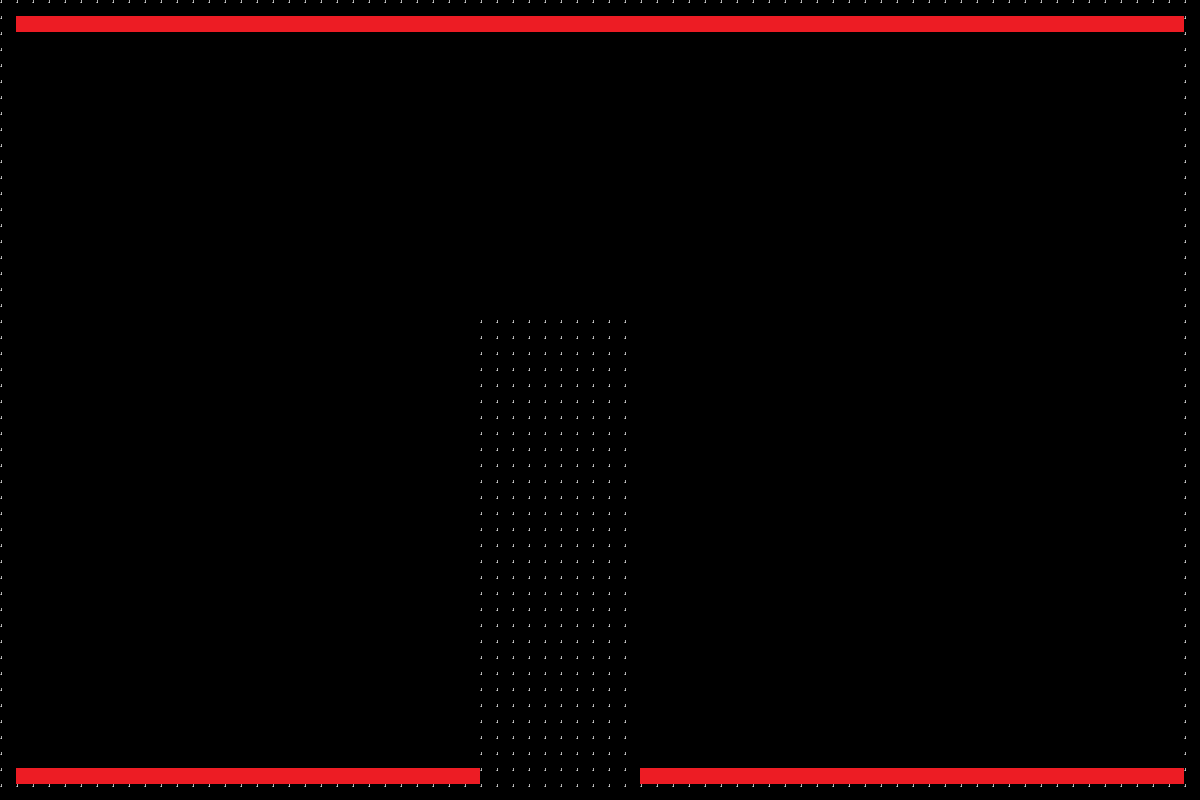

This is a level from a 2D game, rendered from its Tiled map with the project's own tilesets. A one-line summary and the map file follow, with tile-layer data summarised:
An orthogonal 75x50 tile map with 16x16 px tiles, 1 tile layer (Tile Layer 1) and 4 objects (2x mini_star, 2x reverse_rotation).

<map version="1.10" tiledversion="1.12.2" orientation="orthogonal" renderorder="right-down" width="75" height="50" tilewidth="16" tileheight="16" infinite="0" nextlayerid="3" nextobjectid="5">
 <tileset firstgid="1" source="place_holder_tileset.tsx" />
 <layer id="1" name="Tile Layer 1" width="75" height="50">
  <data>[3750 cells, 672 non-empty, 2 distinct tile ids]</data>
 </layer>
 <objectgroup id="2" name="object_layer">
  <object id="1" name="mini_star" x="159.995" y="102.401" width="90" height="90">
   <properties>
    <property name="obj_type" value="mini_star" />
   </properties>
  </object>
  <object id="2" name="mini_star" x="910.666" y="548.509" width="90" height="90">
   <properties>
    <property name="obj_type" value="mini_star" />
   </properties>
  </object>
  <object id="3" name="reverse_rotation" x="506.414" y="543.509" width="100" height="100">
   <properties>
    <property name="ability_type" value="reverse_rotation" />
   </properties>
  </object>
  <object id="4" name="reverse_rotation" x="504.462" y="393.179" width="100" height="100">
   <properties>
    <property name="ability_type" value="reverse_rotation" />
   </properties>
  </object>
 </objectgroup>
</map>
